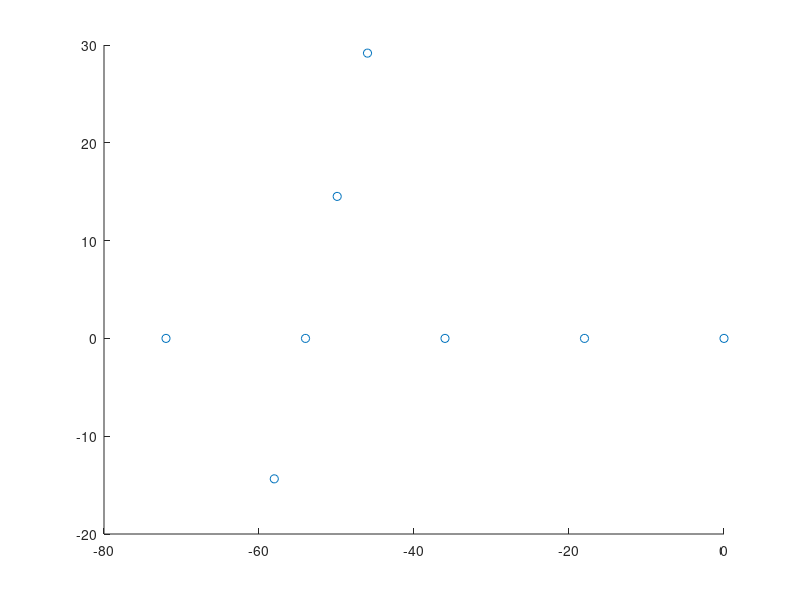

This figure's MATLAB source: (Note: this script raises an error after producing the figure.)
% ====== 一维超分辨传统MUSIC算法 ====== %
% =======......2021.06.10......====== %  
clear all;clc;close all;

%%%%%%% ==== ..........参数初始化
f0 = 7.65e6;           %载波频率
w0 = 2*pi*f0;          %载波角频率
c = 3e8;               %光速
Lamda = c/f0;         %载频波长
Snap = 1000;           %快拍数
d = Lamda/2;          
% ==== 天线阵列位置
NumAtn = 8;           %总的阵元数
AtnX = [0:1:NumAtn-1]*d;
AtnY = zeros(1,NumAtn);
AtnX = [-46,0,-18,-36,-54,-72,-49.9099998474121,-58.0299987792969];
AtnY = [29.1700000762939,0,0,0,0,0,14.5200004577637,-14.3599996566772];

scatter(AtnX,AtnY);
[~,NumAtn] = size(AtnX);%阵列数

% ==== 数学模型构建:非相干信号源
Doa  = [30 50 70];     %要估计的角度
NumSource = length(Doa);%信源数
A = A_theta(AtnX,AtnY,NumAtn,w0,Doa);
Nr = zeros(NumAtn,Snap); %加性噪声
% === 非相干信号
Signal = randn(NumSource,Snap)+1j*randn(NumSource,Snap);
X= A*Signal+Nr;
% ===== 非相干信号源(LFM)
fs = 1e3;
u1 = 1;
u2 = 1.5;
u3 = 2;
t = (0:Snap-1)/fs;
s1=exp(j*2*pi*(f0*t+1/2*u1*t.^2));%产生的线性调频信号1包络(点序列)                                     
s2=exp(j*2*pi*(f0*t+1/2*u2*t.^2));%产生的线性调频信号2包络(点序列)  
s3=exp(j*2*pi*(f0*t+1/2*u3*t.^2));%产生的线性调频信号1包络(点序列)
S = [s1;s2;s3];
X = A*S;
% ===== MUSIC估计
flag =1;        %采用特征值分解
Research = [0 90 1];%开始搜索角度，结束搜索角度，步长
[P,theta] = MUSIC_Tranditon(X,NumSource,NumAtn,Snap,AtnX,AtnY,flag,w0,Research);
% ====== plot,画图
plot(theta*180/pi,10*log10(P/max(P)));
axis([-180 180 -50 +10])
xlabel('入射角/（度）','fontsize',10)
ylabel('Pmusic','fontsize',10)
title('MUSIC非相干信源一维估计')